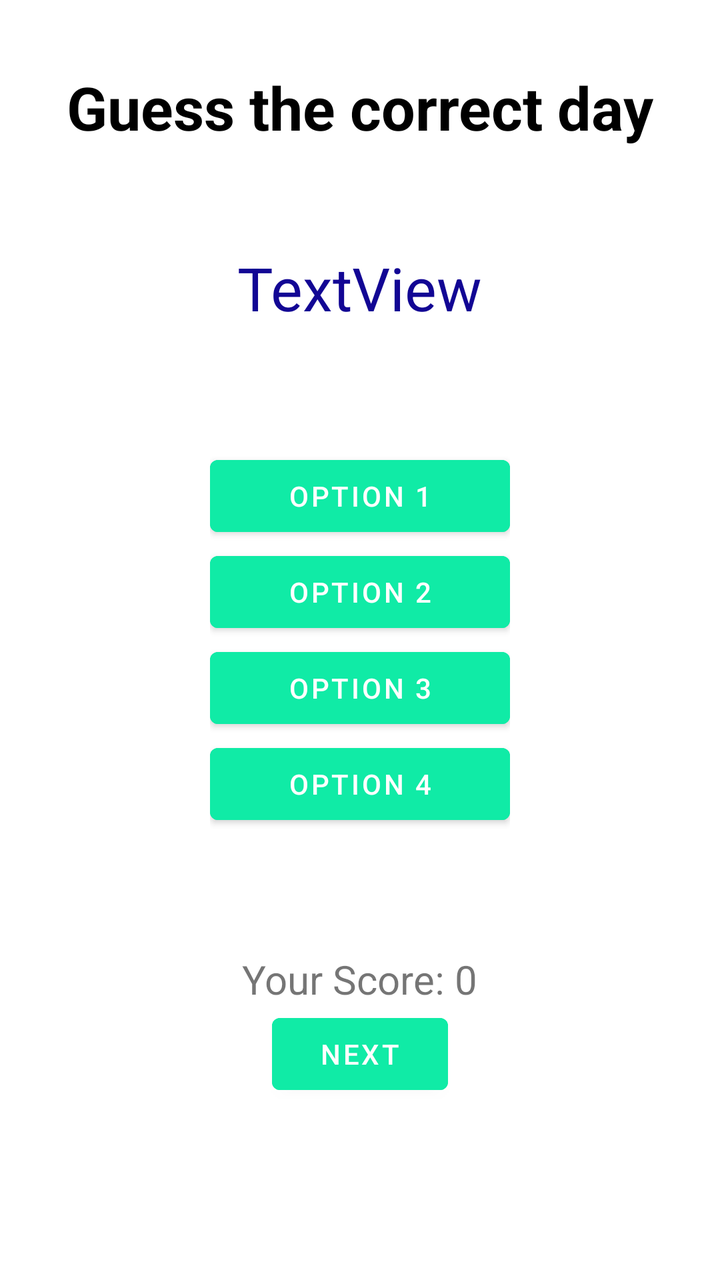
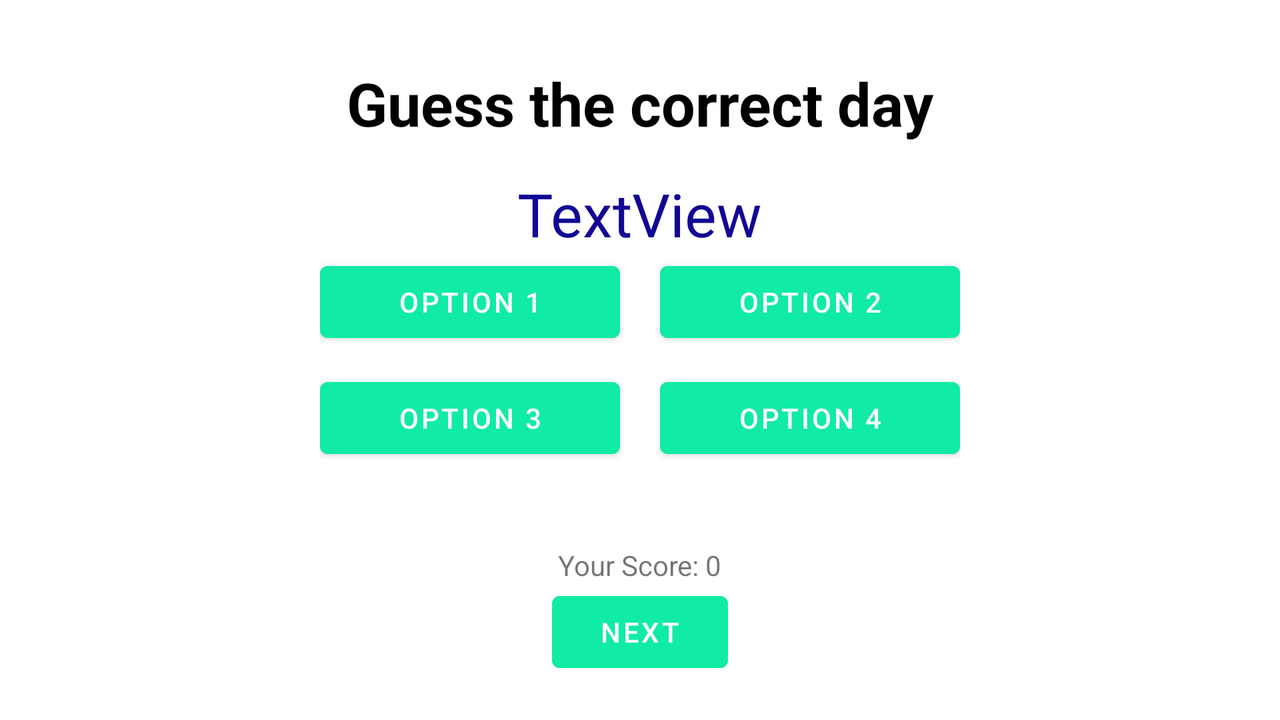

An Android layout and its configuration variant, each rendered on a device that would load it. The default file and the variant file are quoted in full after the pictures.
<!-- AndroidManifest.xml: application theme Theme.DeltaTask1 -->
<!-- res/layout/activity_main.xml -->
<?xml version="1.0" encoding="utf-8"?>
<RelativeLayout xmlns:android="http://schemas.android.com/apk/res/android"
    xmlns:app="http://schemas.android.com/apk/res-auto"
    xmlns:tools="http://schemas.android.com/tools"
    android:layout_width="match_parent"
    android:layout_height="match_parent"
    android:id="@+id/lay"
    tools:context=".MainActivity">


    <RelativeLayout
        android:layout_width="wrap_content"
        android:layout_height="wrap_content"
        android:layout_centerHorizontal="true"
        android:layout_centerVertical="true"
        android:layout_marginTop="60dp"
        android:id="@+id/optionsList">


        <Button
            android:layout_width="150dp"
            android:layout_height="wrap_content"
            android:id="@+id/option1"
            android:text="Option 1"
            android:onClick="clicked1"
            android:checked="false"
            android:backgroundTint="#10eba6"/>
        <Button
            android:layout_width="150dp"
            android:layout_height="wrap_content"
            android:id="@+id/option2"
            android:text="Option 2"
            android:onClick="clicked2"
            android:checked="false"
            android:layout_below="@id/option1"
            android:backgroundTint="#10eba6"/>
        <Button
            android:layout_width="150dp"
            android:layout_height="wrap_content"
            android:id="@+id/option3"
            android:text="Option 3"
            android:onClick="clicked3"
            android:checked="false"
            android:layout_below="@id/option2"
            android:backgroundTint="#10eba6"/>
        <Button
            android:layout_width="150dp"
            android:layout_height="wrap_content"
            android:id="@+id/option4"
            android:text="Option 4"
            android:onClick="clicked4"
            android:checked="false"
            android:layout_below="@id/option3"
            android:backgroundTint="#10eba6"/>
    </RelativeLayout>

    <TextView
        android:id="@+id/question"
        android:layout_width="wrap_content"
        android:layout_height="wrap_content"
        android:text="TextView"
        android:layout_centerHorizontal="true"
        android:layout_above="@id/optionsList"
        android:textSize="30sp"
        android:textColor="#120694" />

    <TextView
        android:id="@+id/score"
        android:layout_width="wrap_content"
        android:layout_height="wrap_content"
        android:text="Your Score: 0"
        android:textSize="20sp"
        android:layout_centerHorizontal="true"
        android:layout_below="@id/optionsList"
        android:layout_marginTop="60dp"/>

    <TextView
        android:id="@+id/textView"
        android:layout_width="wrap_content"
        android:layout_height="wrap_content"
        android:text="Guess the correct day"
        android:layout_centerHorizontal="true"
        android:layout_above="@id/question"
        android:layout_marginBottom="50dp"
        android:textSize="30sp"
        android:textStyle="bold"
        android:textColor="#000000"/>

    <Button
        android:id="@+id/button"
        android:layout_width="wrap_content"
        android:layout_height="wrap_content"
        android:text="Next"
        android:onClick="nextLayout"
        android:backgroundTint="#10eba6"
        android:layout_below="@id/score"
        android:layout_centerHorizontal="true"/>

    <TextView
        android:id="@+id/textView5"
        android:layout_width="wrap_content"
        android:layout_height="wrap_content"
        android:text=""
        android:layout_centerHorizontal="true"
        android:textColor="@color/black"
        android:layout_above="@+id/textView"
        android:layout_marginBottom="20dp"/>

</RelativeLayout>
<!-- resources referenced by this layout -->
<resources>
  <style name="Theme.DeltaTask1" parent="Theme.MaterialComponents.DayNight.DarkActionBar">
          
          <item name="colorPrimary">@color/purple_500</item>
          <item name="colorPrimaryVariant">@color/purple_700</item>
          <item name="colorOnPrimary">@color/white</item>
          
          <item name="colorSecondary">@color/teal_200</item>
          <item name="colorSecondaryVariant">@color/teal_700</item>
          <item name="colorOnSecondary">@color/black</item>
          
          <item name="android:statusBarColor" tools:targetApi="l">?attr/colorPrimaryVariant</item>
          
      </style>
</resources>
<!-- res/layout-land/activity_main.xml (the repository's variant of the layout above) -->
<!-- drawn on the phone turned sideways -->
<?xml version="1.0" encoding="utf-8"?>
<RelativeLayout xmlns:android="http://schemas.android.com/apk/res/android"
    xmlns:app="http://schemas.android.com/apk/res-auto"
    xmlns:tools="http://schemas.android.com/tools"
    android:layout_width="match_parent"
    android:layout_height="match_parent"
    android:id="@+id/lay"
    tools:context=".MainActivity">


    <RelativeLayout
        android:layout_width="wrap_content"
        android:layout_height="wrap_content"
        android:layout_centerHorizontal="true"
        android:layout_centerVertical="true"
        android:id="@+id/optionsList">

        <LinearLayout
            android:layout_width="wrap_content"
            android:layout_height="wrap_content"
            android:id="@+id/option12"
            android:orientation="horizontal">
            <Button
                android:id="@+id/option1"
                android:layout_width="150dp"
                android:layout_height="wrap_content"
                android:backgroundTint="#10eba6"
                android:checked="false"
                android:onClick="clicked1"
                android:text="Option 1"
                android:layout_marginRight="20dp"/>

            <Button
                android:layout_width="150dp"
                android:layout_height="wrap_content"
                android:id="@+id/option2"
                android:text="Option 2"
                android:onClick="clicked2"
                android:checked="false"
                android:layout_below="@id/option1"
                android:backgroundTint="#10eba6"/>
        </LinearLayout>

        <LinearLayout
            android:layout_width="wrap_content"
            android:layout_height="wrap_content"
            android:layout_below="@id/option12"
            android:layout_marginTop="10dp">
            <Button
                android:layout_width="150dp"
                android:layout_height="wrap_content"
                android:id="@+id/option3"
                android:text="Option 3"
                android:onClick="clicked3"
                android:checked="false"
                android:layout_below="@id/option2"
                android:backgroundTint="#10eba6"
                android:layout_marginRight="20dp"/>
            <Button
                android:layout_width="150dp"
                android:layout_height="wrap_content"
                android:id="@+id/option4"
                android:text="Option 4"
                android:onClick="clicked4"
                android:checked="false"
                android:layout_below="@id/option3"
                android:backgroundTint="#10eba6"/>
        </LinearLayout>
    </RelativeLayout>

    <TextView
        android:id="@+id/question"
        android:layout_width="wrap_content"
        android:layout_height="wrap_content"
        android:text="TextView"
        android:layout_centerHorizontal="true"
        android:layout_above="@id/optionsList"
        android:textSize="30sp"
        android:textColor="#120694" />

    <TextView
        android:id="@+id/score"
        android:layout_width="wrap_content"
        android:layout_height="wrap_content"
        android:text="Your Score: 0"
        android:layout_centerHorizontal="true"
        android:layout_below="@id/optionsList"
        android:layout_marginTop="40dp"/>

    <TextView
        android:id="@+id/textView"
        android:layout_width="wrap_content"
        android:layout_height="wrap_content"
        android:text="Guess the correct day"
        android:layout_centerHorizontal="true"
        android:layout_above="@id/question"
        android:layout_marginBottom="15dp"
        android:textSize="30sp"
        android:textStyle="bold"
        android:textColor="#000000"/>

    <Button
        android:id="@+id/button2"
        android:layout_width="wrap_content"
        android:layout_height="wrap_content"
        android:text="Next"
        android:onClick="nextLayout"
        android:backgroundTint="#10eba6"
        android:layout_below="@id/score"
        android:layout_centerHorizontal="true"/>

    <TextView
        android:id="@+id/textView5"
        android:layout_width="wrap_content"
        android:layout_height="wrap_content"
        android:text=""
        android:layout_below="@id/optionsList"
        android:layout_centerHorizontal="true"
        android:textColor="@color/black"
        android:layout_marginTop="10dp"
        />

</RelativeLayout>
